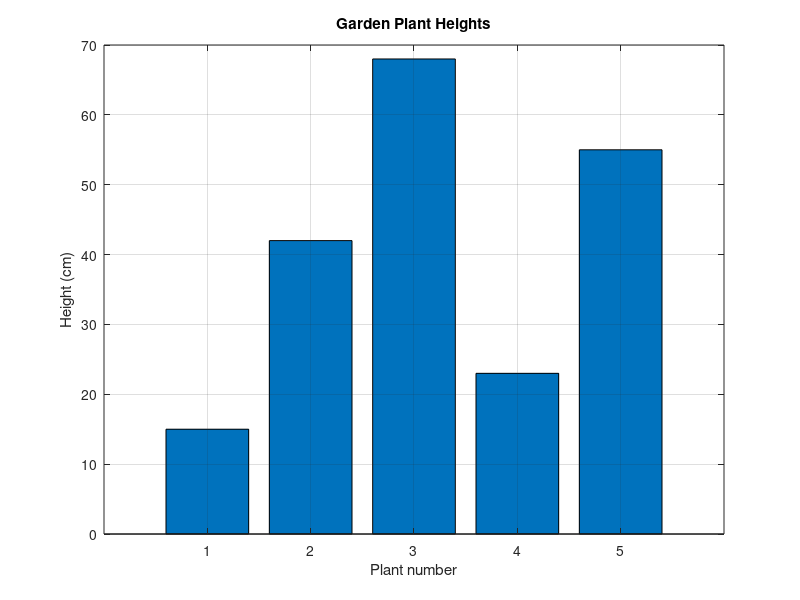
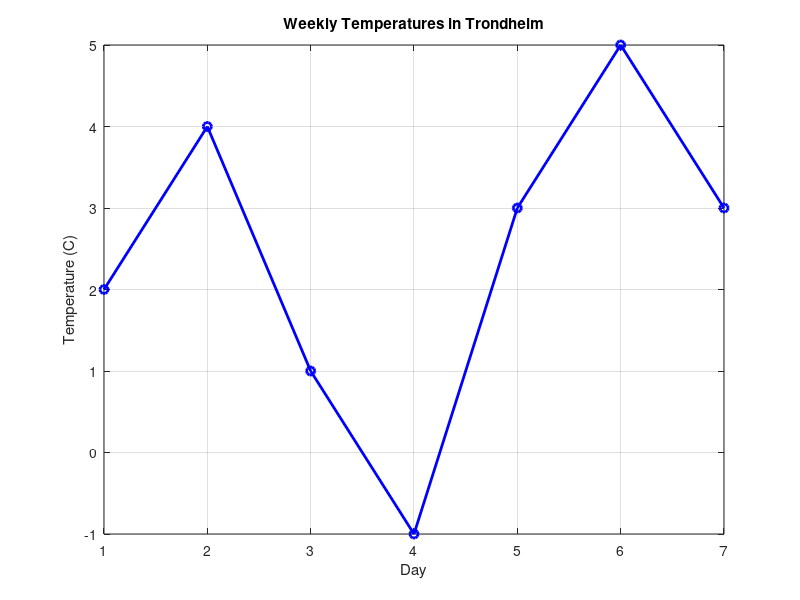

Source code (MATLAB) for these figures, in order:
% solution_variables.m - Complete solution for the variables exercise
% Part of: Matlab for Computational Neuroscience, Module 01
%
% Run this script to see: all variable exercises solved with output
%
clear; clc; close all;

%% Part 1: Create Some Variables

% The cat Enzo weighs 5.2 kg
enzo_weight = 5.2;
fprintf('Enzo weighs %.1f kg\n', enzo_weight);

% Ravn is 11 years old
ravn_age = 11;
fprintf('Ravn is %d years old\n', ravn_age);

% Helena is 8 years old
helena_age = 8;
fprintf('Helena is %d years old\n', helena_age);

% The cat's name is Enzo
cat_name = 'Enzo';
fprintf('The cat is called %s\n', cat_name);

%% Part 2: Do Some Math

% Age difference between Ravn and Helena
age_diff = ravn_age - helena_age;  % 11 - 8 = 3
fprintf('Age difference: %d years\n', age_diff);

% Total age of both kids
total_family_age = ravn_age + helena_age;  % 11 + 8 = 19
fprintf('Total kids age: %d years\n', total_family_age);

% Convert Enzo's weight to pounds
enzo_weight_pounds = enzo_weight * 2.205;  % 5.2 * 2.205 = 11.466
fprintf('Enzo weighs %.1f pounds\n', enzo_weight_pounds);

%% Part 3: Your First Vector

% Heights of 5 garden plants in cm
garden_plant_heights = [15, 42, 68, 23, 55];

figure;
bar(garden_plant_heights);
xlabel('Plant number');
ylabel('Height (cm)');
title('Garden Plant Heights');
grid on;
fprintf('You have %d plants. The tallest is %.1f cm.\n', ...
    length(garden_plant_heights), max(garden_plant_heights));

%% Part 4: Challenge (Optional)

% Daily temperatures for a week in Trondheim (March)
temps = [2, 4, 1, -1, 3, 5, 3];
days = 1:7;

figure;
plot(days, temps, 'b-o', 'LineWidth', 2);
xlabel('Day');
ylabel('Temperature (C)');
title('Weekly Temperatures in Trondheim');
grid on;
fprintf('Warmest day: %.0f C, coldest day: %.0f C\n', max(temps), min(temps));

disp('All exercises complete!');
